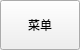
<?xml version="1.0" encoding="UTF-8"?>
<ui version="4.0">
 <class>romenu</class>
 <widget class="QWidget" name="romenu">
  <property name="geometry">
   <rect>
    <x>0</x>
    <y>0</y>
    <width>80</width>
    <height>50</height>
   </rect>
  </property>
  <property name="windowTitle">
   <string>Form</string>
  </property>
  <widget class="QPushButton" name="pushButton">
   <property name="geometry">
    <rect>
     <x>0</x>
     <y>0</y>
     <width>80</width>
     <height>50</height>
    </rect>
   </property>
   <property name="sizePolicy">
    <sizepolicy hsizetype="Expanding" vsizetype="Expanding">
     <horstretch>0</horstretch>
     <verstretch>0</verstretch>
    </sizepolicy>
   </property>
   <property name="text">
    <string>菜单</string>
   </property>
  </widget>
 </widget>
 <resources/>
 <connections/>
</ui>
